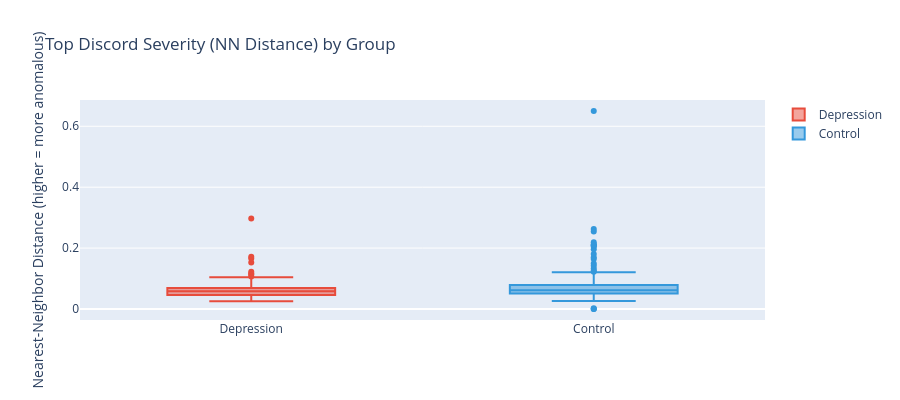

Write notebook code for a chart like this one.
### Code cell
# Visualize discord severity distribution
fig = go.Figure()
fig.add_trace(go.Box(y=dep_motif_stats['best_discord_distance'].dropna(),
                     name='Depression', marker_color=C_DEP))
fig.add_trace(go.Box(y=ctl_motif_stats['best_discord_distance'].dropna(),
                     name='Control', marker_color=C_CTL))
fig.update_layout(
    title='Top Discord Severity (NN Distance) by Group',
    yaxis_title='Nearest-Neighbor Distance (higher = more anomalous)',
    height=400,
)
fig.show()

### Figure 1 — Plotly figure (JSON) as saved in the notebook; plotly's stock layout.template omitted (floating-point values rounded to 4 significant figures; data arrays with more than 128 entries replaced by an {"elided": "..."} marker saying what was removed)
{"data": [{"marker": {"color": "#e74c3c"}, "name": "Depression", "type": "box", "y": {"elided": "213 float values"}}, {"marker": {"color": "#3498db"}, "name": "Control", "type": "box", "y": {"elided": "217 float values"}}], "layout": {"height": 400, "title": {"text": "Top Discord Severity (NN Distance) by Group"}, "yaxis": {"title": {"text": "Nearest-Neighbor Distance (higher = more anomalous)"}}}}
